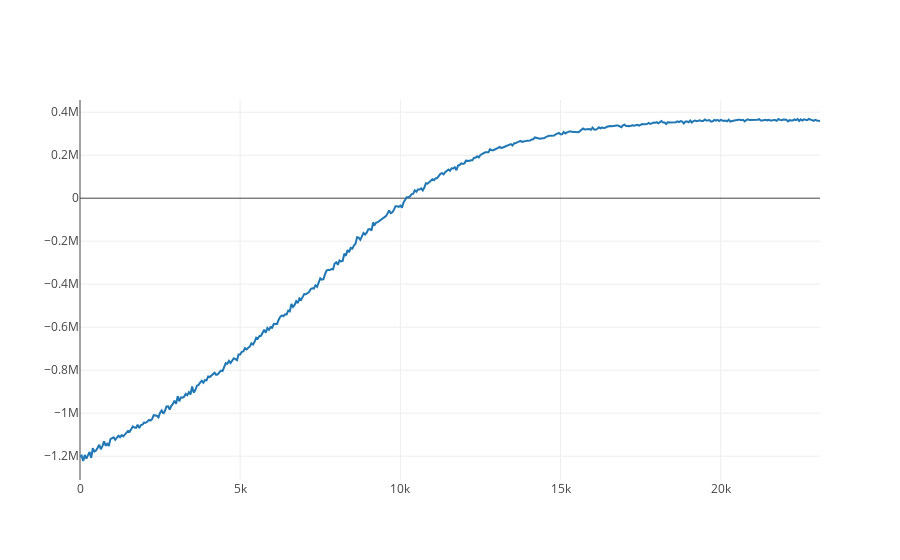

The cell this chart's notebook holds for it:
### Markdown cell above
For SVI, we can look at the values of the variational objective, likelihood, and KL terms as a function of iteration.

### Code cell
iplot([go.Scatter(x = np.array(range(len(inf_svi.elbos)))*50, y = inf_svi.elbos)])

### Figure 1 — Plotly figure (JSON) as saved in the notebook; plotly's stock layout.template omitted (floating-point values rounded to 4 significant figures; data arrays with more than 128 entries replaced by an {"elided": "..."} marker saying what was removed)
{"data": [{"type": "scatter", "x": {"elided": "463 int values"}, "y": {"elided": "463 float values"}}], "layout": {}}
